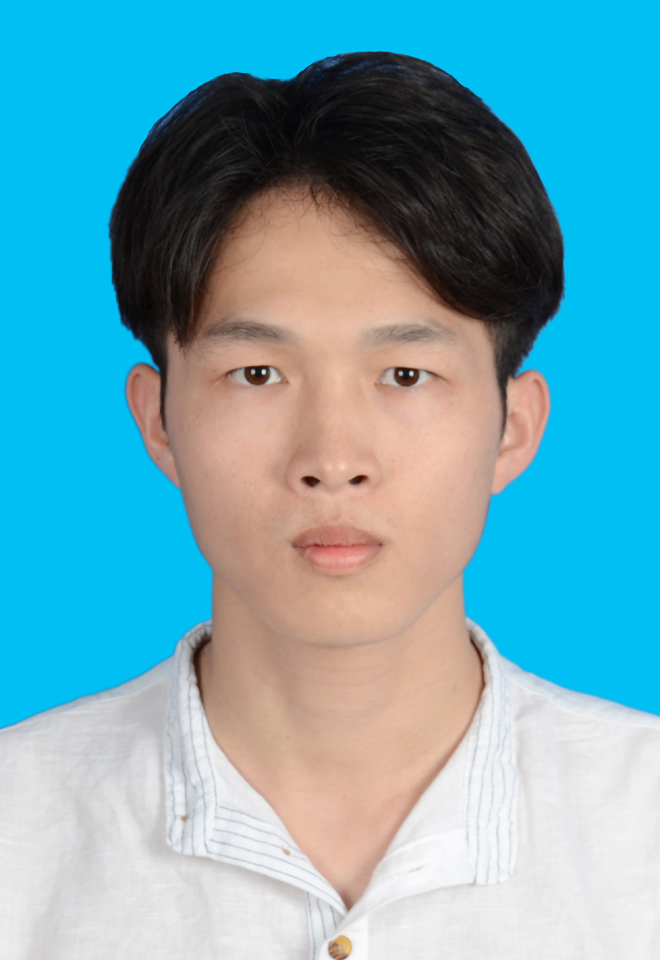
#> input picture resources/image/8.jpg, 660 x 960 px
$ python '5.3.0 cascades.py'
#> lines starting #> are read from the running program, lines starting #| are printed output that depends on the picture; after the words box and inside, x2 and y2 are one past the last pixel; in counts of white or black regions, pixels touching at a corner belong together
import cv2

filename = "../../../../resources/image/8.jpg"

def detect(filename):
#> called with filename = '../../../../resources/image/8.jpg'
    face_cascade = cv2.CascadeClassifier("../../cascades/haarcascade_frontalface_default.xml")
    eye_cascade = cv2.CascadeClassifier("../../cascades/haarcascade_eye.xml")
    img = cv2.imread(filename)
#> img is the input picture: shape (960, 660, 3); mean B, G, R 182.2, 168.5, 111.1
    print(img.shape)
#| (960, 660, 3)
    gray = cv2.cvtColor(img, cv2.COLOR_BGR2GRAY)
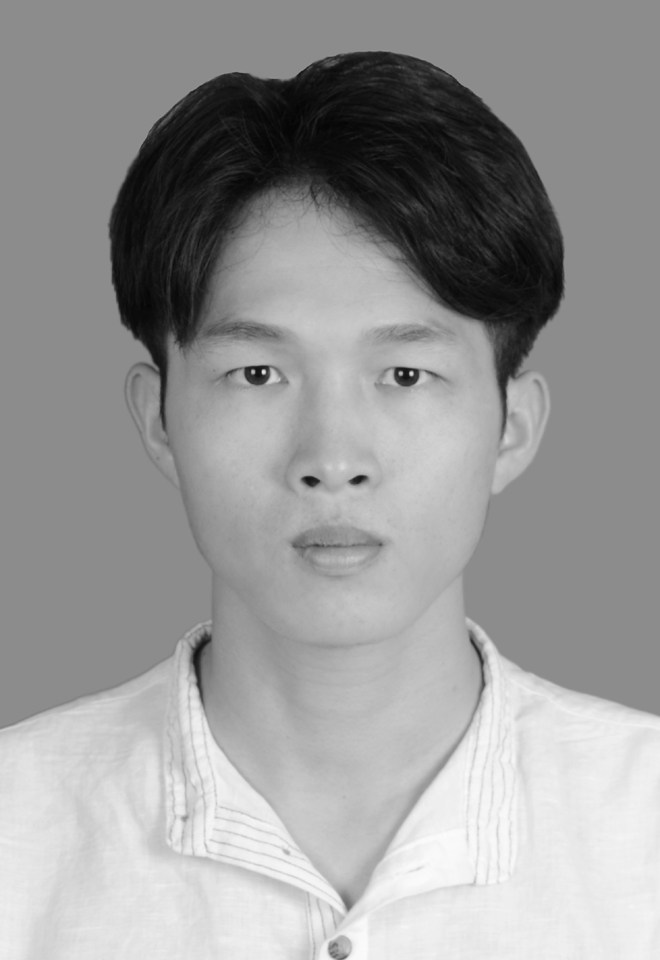
#> gray: shape (960, 660); min 5, max 252, mean 152.9

    """
    cv2.CascadeClassifier.detectMultiScale(image[, scaleFactor[, minNeighbors[, flags[, minSize[, maxSize]]]]]) → objects

        image – Matrix of the type CV_8U containing an image where objects are detected.
        scaleFactor – Parameter specifying how much the image size is reduced at each image scale.
        minNeighbors – Parameter specifying how many neighbors each candidate rectangle should have to retain it.
        flags – Parameter with the same meaning for an old cascade as in the function cvHaarDetectObjects. It is not used for a new cascade.
        minSize – Minimum possible object size. Objects smaller than that are ignored.
        maxSize – Maximum possible object size. Objects larger than that are ignored.
    """
    faces = face_cascade.detectMultiScale(gray, 1.3, 1)
#> faces = [[184, 776, 89, 89], [157, 247, 352, 352]]
    for (x, y, w, h) in faces:
        img = cv2.rectangle(img, (x, y), (x+w, y+h), (255, 0, 0), 2)
#> this loop made 2 passes
#> pass 1, in detect, `img = cv2.rectangle(img, (x, y), (x+w, y+h), (255, 0, 0), 2)`:
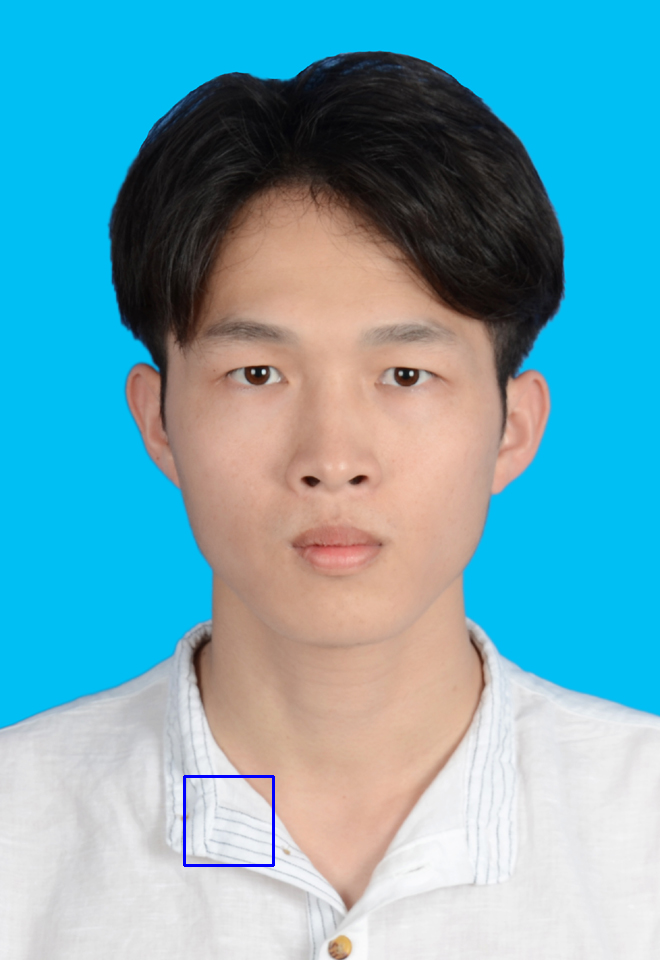
#> img: shape (960, 660, 3); 0.17% of pixels changed, all inside (x1, y1, x2, y2) = (183, 775, 275, 867)
#> pass 2, in detect, `img = cv2.rectangle(img, (x, y), (x+w, y+h), (255, 0, 0), 2)`:
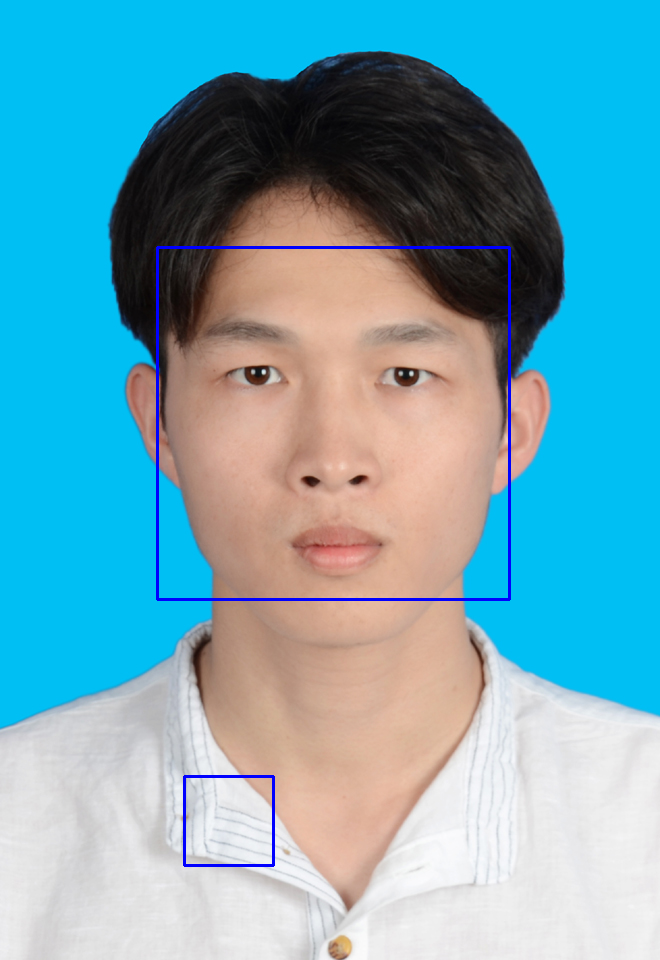
#> img: shape (960, 660, 3); 0.67% of pixels changed, all inside (x1, y1, x2, y2) = (156, 246, 511, 601)

    """
    cv2.CascadeClassifier.detectMultiScale(image[, scaleFactor[, minNeighbors[, flags[, minSize[, maxSize]]]]]) → objects

        image – Matrix of the type CV_8U containing an image where objects are detected.
        scaleFactor – Parameter specifying how much the image size is reduced at each image scale.
        minNeighbors – Parameter specifying how many neighbors each candidate rectangle should have to retain it.
        flags – Parameter with the same meaning for an old cascade as in the function cvHaarDetectObjects. It is not used for a new cascade.
        minSize – Minimum possible object size. Objects smaller than that are ignored.
        maxSize – Maximum possible object size. Objects larger than that are ignored.
    """
    # eye = eye_cascade.detectMultiScale(gray, 1.03, 1, 0, (40, 40))
    # for (x, y, w, h) in eye:
    #     img = cv2.rectangle(img, (x, y), (x + w, y + h), (0, 255, 0), 2)

    cv2.namedWindow("faces")
    cv2.imshow("faces", cv2.pyrDown(img))
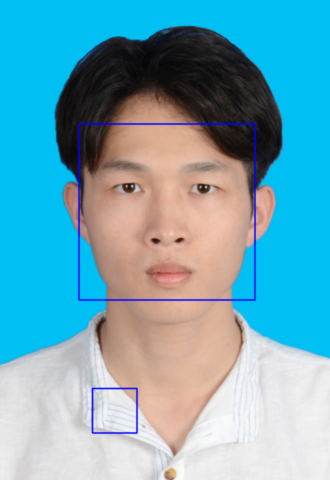
#> window 'faces': shape (480, 330, 3); mean B, G, R 183.1, 167.3, 109.9
    cv2.waitKey(0)

detect( filename )
